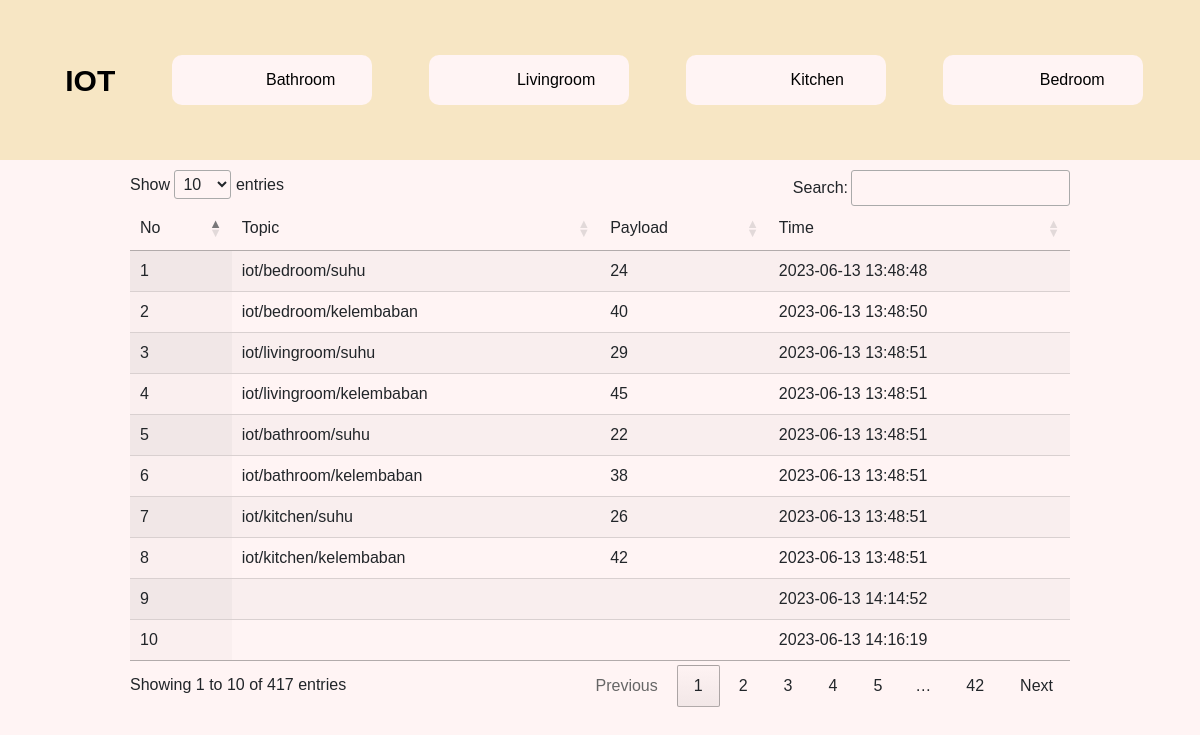
Page /website/index.php on the committed database.
### tables this page shows
CREATE TABLE `dataiot` (
  `id` int(11) NOT NULL,
  `topic` text NOT NULL,
  `payload` text NOT NULL,
  `time` datetime NOT NULL DEFAULT current_timestamp()
);

### website/index.php (the view, shortened to what this page needs)
<!DOCTYPE html>
<html lang="en">
<head>
    <link href="https://cdn.jsdelivr.net/npm/bootstrap@5.1.3/dist/css/bootstrap.min.css" rel="stylesheet"
>
    <link rel="stylesheet" href="style.css">
    <link rel="stylesheet" href="https://cdn.datatables.net/1.13.4/css/jquery.dataTables.min.css">
</head>
<body>
    <div class="container-atas">
        <a href="index.php">
            <div class="logo" style="font-weight: bold; font-size: 30px;">
            IOT
        </div>
        </a>
       <a href="bath.php">
            <div class="sidebar">
            Bathroom
        </div>
       </a>
       <a href="living.php">
            <div class="sidebar">
            Livingroom
        </div>
       </a>
       <a href="kitchen.php">
            <div class="sidebar">
            Kitchen
        </div>
       </a>
        <a href= "bed.php">
            <div class="sidebar" >
            Bedroom
        </div>
        </a>
    </div>
    <div class="content">
        <table id="example" class="display" style="width:100%">
            <thead>
                <tr>
                    <td>No</td>
                    <td>Topic</td>
                    <td>Payload</td>
                    <td>Time</td>
                </tr>
            </thead>
            <?php
            include "data.php";
            $no = 1;
            $query = mysqli_query($con, 'SELECT * FROM dataiot');
            while ($data = mysqli_fetch_array($query)) {
            ?>
                <tr>
                    <td><?php echo $no++ ?></td>
                    <td><?php echo $data['topic'] ?></td>
                    <td><?php echo $data['payload'] ?></td>
                    <td><?php echo $data['time'] ?></td>
                </tr>
            <?php } ?>
    </div>
</body>
</html>

### website/style.css (style rules this page uses)
*,html { padding: 0; margin: 0; font-family: sans-serif; box-sizing: border-box; }
a { text-decoration: none; color:black ; }
body { background-color: #FFF4F4; display: flex; flex-direction: column; align-items: center; }
.container-atas { display: flex; align-items: center; flex-direction: row; justify-content: space-evenly; height: 20vh; width: 100%; background-color: #F7E6C4; }
.sidebar { display: flex; justify-content: space-evenly; align-items: center; cursor: pointer; border-radius: 10px; padding: 10px; height: 50px; width: 200px; background-color: #FFF4F4; }
.content { padding: 10px; width: 80%; height: 100vh; }

### rows in the picture
dataiot: topic "iot/bedroom/suhu", payload "24", time "2023-06-13 13:48:48"
dataiot: topic "iot/bedroom/kelembaban", payload "40", time "2023-06-13 13:48:50"
dataiot: topic "iot/livingroom/suhu", payload "29", time "2023-06-13 13:48:51"
dataiot: topic "iot/livingroom/kelembaban", payload "45", time "2023-06-13 13:48:51"
dataiot: topic "iot/bathroom/suhu", payload "22", time "2023-06-13 13:48:51"
dataiot: topic "iot/bathroom/kelembaban", payload "38", time "2023-06-13 13:48:51"
dataiot: topic "iot/kitchen/suhu", payload "26", time "2023-06-13 13:48:51"
dataiot: topic "iot/kitchen/kelembaban", payload "42", time "2023-06-13 13:48:51"
dataiot: time "2023-06-13 14:14:52"
dataiot: time "2023-06-13 14:16:19"
